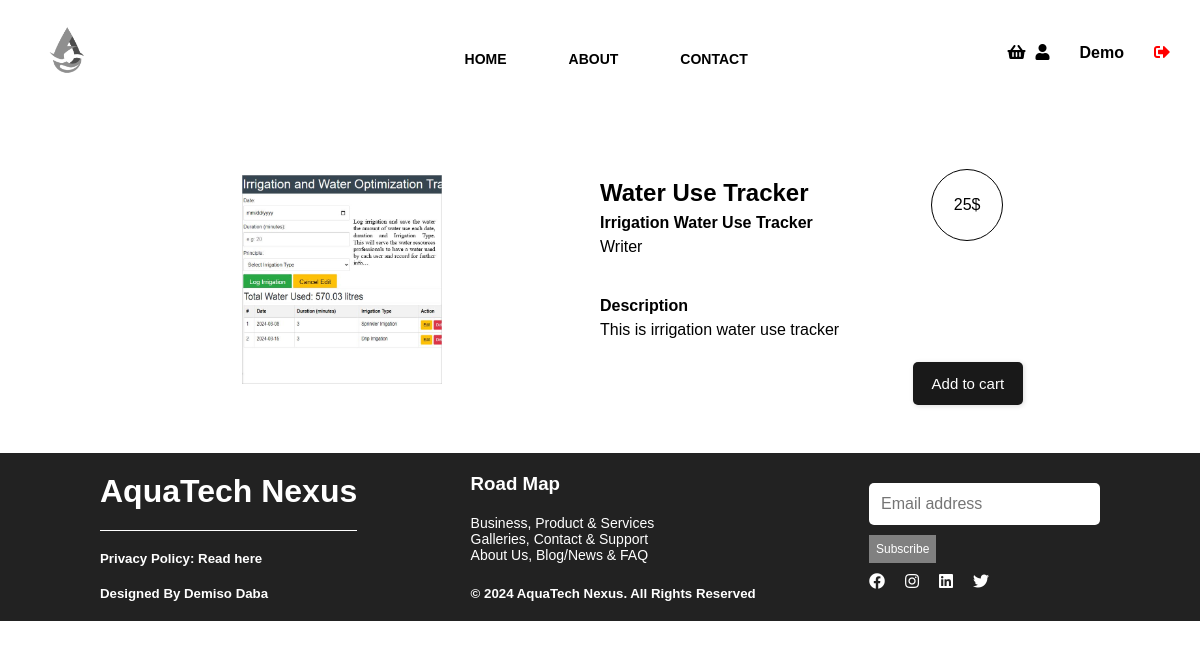
Page /book/2 (signed in) on the committed database.
### flaskapp/models.py (models this page shows, shortened)
class User(db.Model, UserMixin):
    id = db.Column(db.Integer, primary_key=True)
    username = db.Column(db.String(20), unique=True, nullable=False)
    email = db.Column(db.String(50), unique=True, nullable=False)
    phone = db.Column(db.String(20))
    address = db.Column(db.String(128))
    password = db.Column(db.String(60), nullable=False)
    usertype = db.Column(db.String(10), nullable=False)
    books = db.relationship('Book', backref='author', lazy=True)

class Book(db.Model):
    id = db.Column(db.Integer, primary_key=True)
    title = db.Column(db.String(20), unique=True, nullable=False)
    subtitle = db.Column(db.String(60), nullable=False)
    description = db.Column(db.String(128), nullable=False)
    genre = db.Column(db.String(60), nullable=False)
    cover = db.Column(db.String(128), nullable=False)
    manuscript = db.Column(db.String(128), nullable=False)
    price= db.Column(db.Integer)
    author_id = db.Column(db.Integer, db.ForeignKey('user.id'), nullable=False)

### flaskapp/routes.py (the view)
@app.route('/book/<int:book_id>', methods=['GET', 'POST'])
def getBook(book_id):
    book = Book.query.get(book_id)
    author = User.query.get(book.author_id)
    book = {
        'id': book.id,
        'title': book.title,
        'subtitle': book.subtitle,
        'description': book.description,
        'price': book.price,
        'cover': book.cover,
        'author': author.username
    }
    app.logger.info(book)
    return render_template('book_page.html', book=book, author=author)

### flaskapp/models.py (called while the page is built)
@login_manager.user_loader
def load_user(user_id):
    return User.query.get(int(user_id))

### flaskapp/templates/book_page.html (shortened to what this page needs)
<!DOCTYPE html>
<html lang="en">
<head>
    <link rel="stylesheet" href="{{ url_for('static', filename='styles/header.css') }}">
    <link rel="stylesheet" href="{{ url_for('static', filename='styles/footer.css') }}">
    <link rel="stylesheet" href="{{ url_for('static', filename='styles/style.css') }}">
    <link rel="stylesheet" href="{{ url_for('static', filename='styles/navbar.css') }}">
    <link rel="stylesheet" href="{{ url_for('static', filename='styles/book.css') }}">
    <link rel="stylesheet" href="https://cdnjs.cloudflare.com/ajax/libs/font-awesome/5.15.4/css/all.min.css">
</head>
<body>
<div class="navbar">
    <a class="navbar-item-icon">
        <img src="{{ url_for('static', filename='images/balcklogo.png') }}" alt="logo" width="80">
    </a>
    <data class="navbar-item menu">
        <ul>
            <li><a href="{{ url_for('home') }}">HOME</a></li>
            <li><a href="#about">ABOUT</a></li>
            <li><a href="#contact">CONTACT</a></li>
        </ul>
    </data>
    {% if current_user.is_authenticated %}
        <a class="navbar-item basket" href="{{ url_for('goToCart') }}"><i class="fas fa-shopping-basket" style="color: black;"></i></a>
        <a class="navbar-item" href="{{ url_for('dashboard') }}"><i class="fas fa-user" style="color: black;"></i></a>
        <p class="username1" style="color: black;">{{ current_user.username }}</p>
        <a class="navbar-item" href="{{ url_for('logout') }}"><i class="fas fa-sign-out-alt" style="color: red;"></i></a>
    {% else %}
        <a class="navbar-item basket"><i class="fas fa-shopping-basket" style="color: black;"></i></a>
        <a class="navbar-item" href="{{ url_for('login') }}"><i class="fas fa-user" style="color: black;"></i></a>
    {% endif %}
</div>
<div class="book-container">
    <div class="img-conatiner">
        <img src="{{ url_for('get_image', filename=book.cover) }}">
    </div>
    <div class="info-container">
        <div class="price-bubble">
            <p>{{book.price}}$</p>
        </div>
        <h2>{{book.title}}</h2>
        <h4>{{book.subtitle}}</h4>
        <p>{{book.author}}</p>
        <div class="space"></div>
        <h4>Description</h4>
        <p>{{book.description}}</p>
        {% if current_user.is_authenticated %}
            <button class="cart-button" onclick="addToCart('{{book.id}}',  '{{book.title}}')">Add to cart</button>
        {% else %}
            <a class="cart-button" href="{{ url_for('login') }}">Add to cart</a>
        {% endif %}
    </div>
</div>
<footer>
    <div class="footer_flex">
        <div class="footer_flex_section1">
            <h1>AquaTech Nexus</h1>
            <div class="line"></div>
            <h5>Privacy Policy: Read here</h5>
            <h5>Designed By Demiso Daba</h5>
        </div>
        <div class="footer_flex_section2">
            <h3>Road Map</h3>
            <ul>
                <li>Business, Product & Services</li>
                <li>Galleries, Contact & Support</li>
                <li>About Us, Blog/News & FAQ</li>
            </ul>
            <div class="copyrights">
                <h5>© 2024 AquaTech Nexus. All Rights Reserved</h5>
            </div>
        </div>
        <div class="footer_flex_section3">
            <input type="text" id="username" name="username" placeholder="Email address"/>
            <button class="subscribe" onclick="subscribe()">Subscribe</button>
            <div class="social">
                <a href="https://www.facebook.com"><span class="fab fa-facebook"></span></a>
				<a href="https://www.instagram.com"><span class="fab fa-instagram"></span></a>
				<a href="https://www.linkedin.com"><span class="fab fa-linkedin"></span></a>
				<a href="https://twitter.com/DemoNkmt1"><span class="fab fa-twitter"></span></a>
            </div>
        </div>
    </div>
</footer>
</body>
</html>

### flaskapp/static/styles/header.css (style rules this page uses)
ul { float: left; display: flex; justify-content: center; align-items: center; }
ul li { list-style: none; margin-left: 62px; margin-top: 12px; font-size: 14px; }
ul li a { text-decoration: none; color: white; font-family: Arial; font-weight: bold; transition: 0.4s ease-in-out; }

### flaskapp/static/styles/footer.css (style rules this page uses)
footer { margin: 0; background-color: rgb(34, 34, 34); width: 100%; height: fit-content; color: white; }
.footer_flex { display: flex; justify-content: space-between; flex-direction: row; padding:20px 100px 20px 100px; }
.footer_flex_section1 { display: flex; gap: 20px; align-items: center; flex-direction: column; }
.line { border-bottom: 1px solid white; width: 100%; }
.footer_flex_section1 h5 { flex: 1; margin-right: auto; }
.footer_flex_section2 { display: flex; align-items: start; flex-direction: column; gap: 20px; }
.footer_flex_section3 { display: flex; gap: 10px; align-items: start; flex-direction: column; justify-content: center; }
h1, h2, h3, h4, h5 { padding: 0; margin: 0; }
.footer_flex_section2 ul { padding: 0; margin: 0; display: flex; flex-direction: column; }
.footer_flex_section2 li { margin: 0; padding: 0; flex: 1; margin-right: auto; }
.subscribe { width: fit-content; height: fit-content; color:white ; background-color: grey; cursor: pointer; border: none; padding: 7px; font-size: 12px; }
.footer_flex_section3 .social { gap: 20px; display: flex; flex-direction: row; }
.copyrights { display: flex; flex-direction: row; gap: 3px; align-items: center; margin-top: auto; }

### flaskapp/static/styles/style.css (style rules this page uses)
body, p { margin: 0; }
a { color: unset; }
input, select { border: none; padding: 12px; font-size: 16px; border-radius: 5px; color: rgb(55 55 55); }
html { font-family: 'Segoe UI', Tahoma, Geneva, Verdana, sans-serif }

### flaskapp/static/styles/navbar.css (style rules this page uses)
.navbar { display: flex; position: absolute; z-index: 10; align-items: center; width: 100%; animation-duration: 0.5s; }
.navbar .navbar-item-icon { flex: 1; margin: 20px 30px; }
.navbar .navbar-item { margin: 0 30px 0px 0; }
.username1 { color: black; font-family: Arial; font-weight: bold; font-size: 16px; margin-right: 30px; }
.navbar .menu { color: black; flex: 2 ; font-weight: 400; }
.navbar .basket { margin: 10px; }

### flaskapp/static/styles/book.css (style rules this page uses)
body { font-family: sans-serif }
.navbar { position: relative; color: black; }
.navbar a { color: black; }
.book-container { width: 86%; padding: 4% 7%; display: flex; }
.info-container { width: 41%; flex-direction: column; line-height: 1.5; display: flex; position: relative; padding: 2% 0 0; justify-content: center; }
.info-container .price-bubble { top: 6%; right: 20px; display: flex; position: absolute; width: 70px; height: 70px; border-radius: 50%; border: 1px solid #000000; justify-content: center; align-items: center; }
.space { height: 35px; }
.info-container .cart-button { padding: 13px 19px; border: none; background: #191919; font-size: 15px; cursor: pointer; color: white; border-radius: 5px; box-shadow: 1px 1px 5px #00000024; align-self: end; margin: 20px 0 0; text-decoration: none; }
.img-conatiner { width: 50%; display: flex; flex-direction: column; justify-content: center; align-items: center; gap: 30px; }
.img-conatiner img { max-width: 200px; }

### rows in the picture
User: username "Demo"
Book: cover (picture), title "Water Use Tracker", subtitle "Irrigation Water Use Tracker", description "This is irrigation water use tracker"
User: author "Writer"

### other values in the picture
{{ book.price }} "25"
